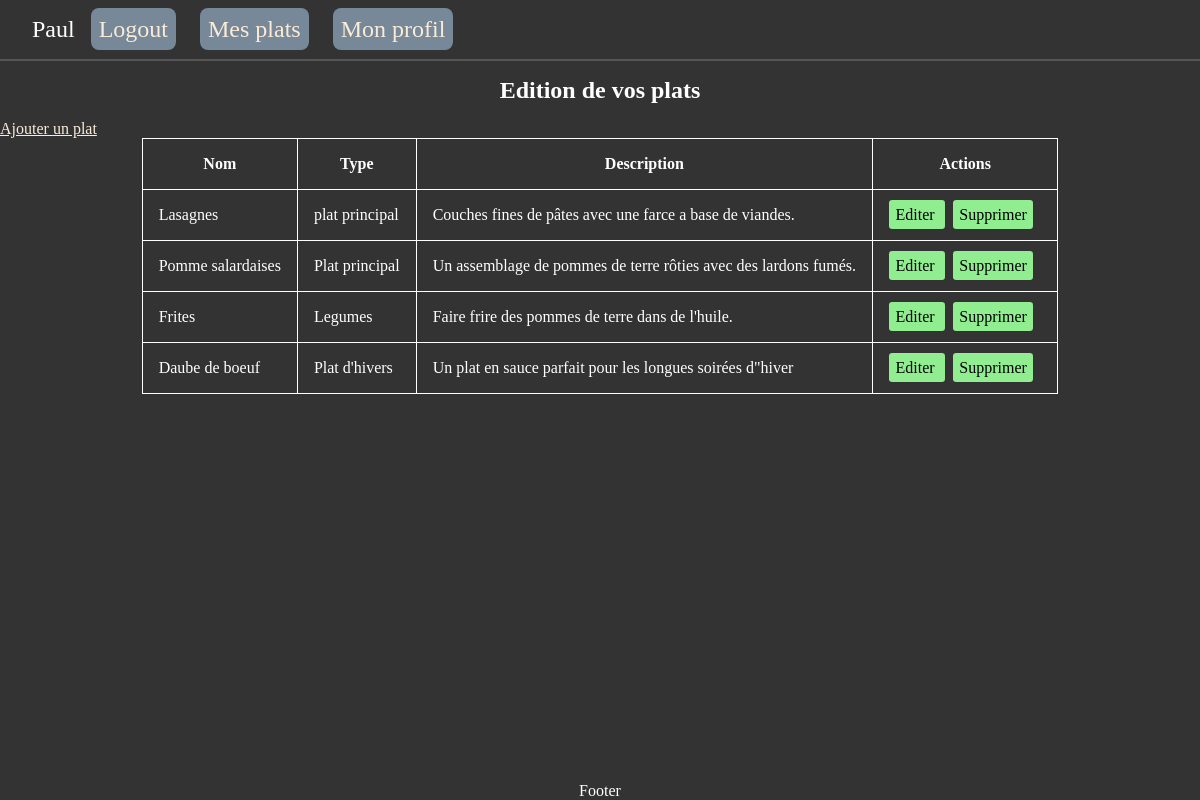
Page /index.php?page=plats (signed in) on the earlier database version.
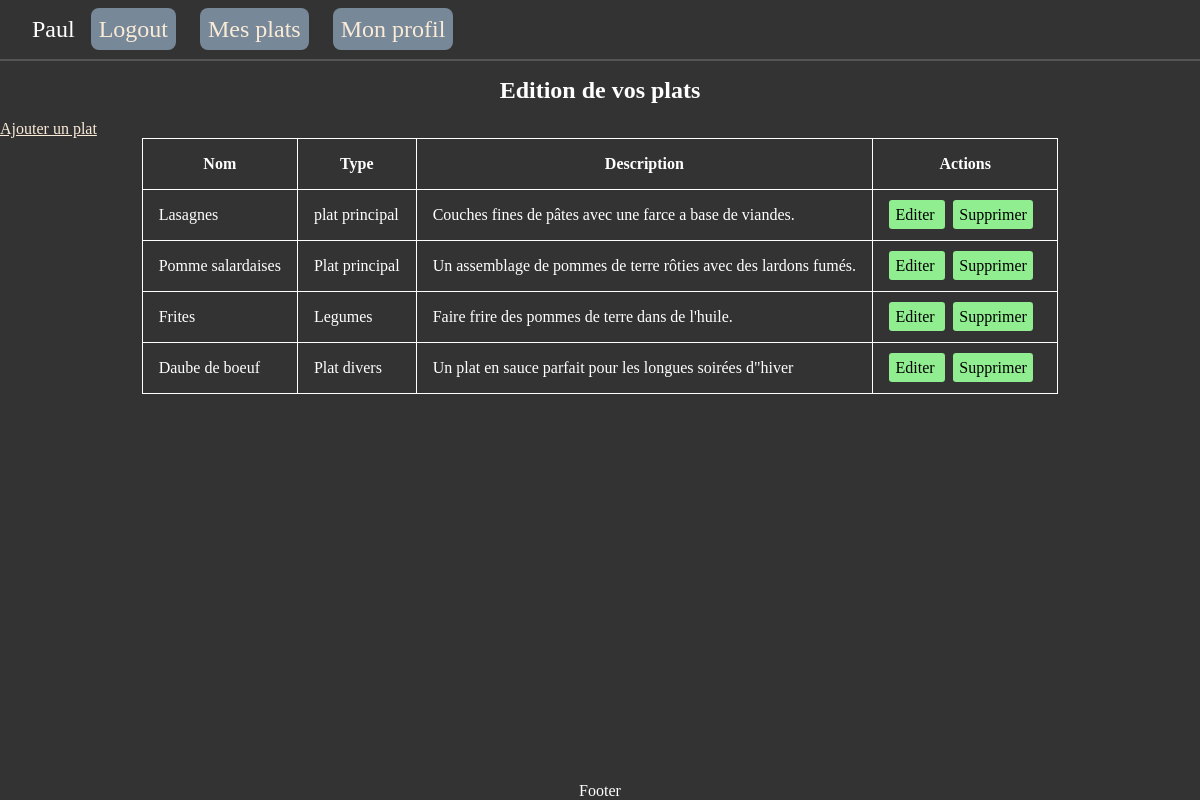
Same page on the later database version.
### tables this page shows
CREATE TABLE `plats` (
    `id_plat` INT NOT NULL AUTO_INCREMENT,
    `nom` VARCHAR(150) NOT NULL,
    `type` VARCHAR(100) NOT NULL,
    `description` TEXT,
    `id_cuisinier` INT DEFAULT NULL,
    `id_categorie` INT DEFAULT NULL,
    PRIMARY KEY (`id_plat`),
    CONSTRAINT `plats_ibfk_cuisinier` FOREIGN KEY (`id_cuisinier`) REFERENCES `cuisiniers` (`id_cuisinier`) ON DELETE SET NULL,
    CONSTRAINT `plats_ibfk_categierie` FOREIGN KEY (`id_categorie`) REFERENCES `categories` (`id_categorie`) ON DELETE SET NULL
);

### index.php (called while the page is built, shortened)
<?php
require("./include/pdo.php");
require("./include/plats.php");
$allowedPages = [
    "home" => "./views/home.php",
    "register" => "./views/register.php",
    "login" => "./views/login.php",
    "logout" => "./views/logout.php",
    "profil" => "./views/profil.php",
    "plats" => "./views/plats.php",
    "addplats" => "./views/addplats.php",
    "editplats" => "./views/editplats.php",
    "delplats" => "./views/delplats.php"
];
$pageUrl = $allowedPages['home'];
if (isset($_GET["page"]) && !empty($_GET["page"])) {
    $reqPage = trim(htmlspecialchars($_GET["page"]));
    if (key_exists($reqPage, $allowedPages)) {
        $pageUrl = $allowedPages[$reqPage];
    }
}
require($pageUrl);

### include/plats.php (called while the page is built, shortened)
<?php
function getAllPlatsByUser($pdo, $idCuisinier) {
    $sql = "SELECT * FROM plats WHERE id_cuisinier = :id_cuisinier";
    $stmt = $pdo->prepare($sql);
    $state = $stmt->execute([
        ":id_cuisinier" => $idCuisinier
    ]);
    if ($state) {
        $plats = $stmt->fetchAll();
        return $plats;
    }
    return [];
}

### views/plats.php (the view)
<?php
$plats = getAllPlatsByUser($pdo, $_SESSION["user_id"]);
?>
<?php
require("./views/partials/head.php");
?>
<h1 class="title">Edition de vos plats</h1>
<a href="?page=addplats">Ajouter un plat</a>
<table>
    <thead>
        <tr>
            <th>Nom</th>
            <th>Type</th>
            <th>Description</th>
            <th>Actions</th>
        </tr>
    </thead>
    <tbody>
        <?php foreach ($plats as $plat) { ?>
            <tr>
                <td><?= $plat["nom"] ?></td>
                <td><?= $plat["type"] ?></td>
                <td><?= $plat["description"] ?></td>
                <td>
                    <a href="?page=editplats&id=<?= $plat['id_plat'] ?>">
                        Editer
                    </a>
                    <a href="?page=delplats&id=<?= $plat['id_plat'] ?>"
                        onclick="return confirm('Etes vous certain de vouloir supprimer ce plat ?');">
                        Supprimer
                    </a>
                </td>
            </tr>
        <? } ?>
    </tbody>
</table>
<?php
require("./views/partials/tail.php");
?>

Differences in the rows shown:
changed plats "Daube de boeuf": type "Plat d'hivers" → "Plat divers"
